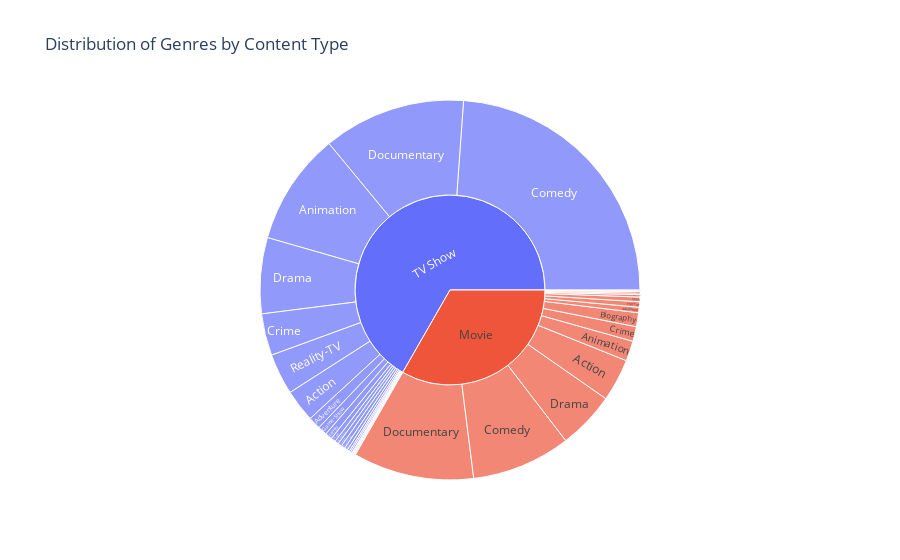

The notebook cell this image was saved under:
### Markdown cell above
- Plot the sunburst chart for the distribution of genres by content type. (Use plotly library).

### Code cell
sunburst_data = df.groupby(['type', 'genres']).size().reset_index(name='counts')
fig = px.sunburst(sunburst_data, path=['type', 'genres'], values='counts', title='Distribution of Genres by Content Type')
fig.show()

### Figure 1 — Plotly figure (JSON) as saved in the notebook; plotly's stock layout.template omitted (floating-point values rounded to 4 significant figures)
{"data": [{"branchvalues": "total", "domain": {"x": [0, 1], "y": [0, 1]}, "hovertemplate": "labels=%{label}<br>counts=%{value}<br>parent=%{parent}<br>id=%{id}<extra></extra>", "ids": ["Movie/Action", "Movie/Adventure", "Movie/Animation", "Movie/Biography", "Movie/Comedy", "Movie/Crime", "Movie/Documentary", "Movie/Drama", "Movie/Family", "Movie/Fantasy", "Movie/Horror", "Movie/Mystery", "Movie/Sci-Fi", "Movie/Short", "Movie/Thriller", "TV Show/Action", "TV Show/Adventure", "TV Show/Animation", "TV Show/Biography", "TV Show/Comedy", "TV Show/Crime", "TV Show/Documentary", "TV Show/Drama", "TV Show/Family", "TV Show/Fantasy", "TV Show/Game-Show", "TV Show/History", "TV Show/Horror", "TV Show/Music", "TV Show/Musical", "TV Show/Mystery", "TV Show/Reality-TV", "TV Show/Romance", "TV Show/Sci-Fi", "TV Show/Short", "TV Show/Sport", "TV Show/Talk-Show", "TV Show/Thriller", "Movie", "TV Show"], "labels": ["Action", "Adventure", "Animation", "Biography", "Comedy", "Crime", "Documentary", "Drama", "Family", "Fantasy", "Horror", "Mystery", "Sci-Fi", "Short", "Thriller", "Action", "Adventure", "Animation", "Biography", "Comedy", "Crime", "Documentary", "Drama", "Family", "Fantasy", "Game-Show", "History", "Horror", "Music", "Musical", "Mystery", "Reality-TV", "Romance", "Sci-Fi", "Short", "Sport", "Talk-Show", "Thriller", "Movie", "TV Show"], "name": "", "parents": ["Movie", "Movie", "Movie", "Movie", "Movie", "Movie", "Movie", "Movie", "Movie", "Movie", "Movie", "Movie", "Movie", "Movie", "Movie", "TV Show", "TV Show", "TV Show", "TV Show", "TV Show", "TV Show", "TV Show", "TV Show", "TV Show", "TV Show", "TV Show", "TV Show", "TV Show", "TV Show", "TV Show", "TV Show", "TV Show", "TV Show", "TV Show", "TV Show", "TV Show", "TV Show", "TV Show", "", ""], "type": "sunburst", "values": [55.0, 7.0, 26.0, 18.0, 128.0, 19.0, 156.0, 74.0, 2.0, 1.0, 7.0, 2.0, 1.0, 6.0, 3.0, 42.0, 16.0, 145.0, 5.0, 362.0, 54.0, 184.0, 98.0, 9.0, 3.0, 12.0, 1.0, 5.0, 4.0, 1.0, 1.0, 53.0, 1.0, 1.0, 6.0, 2.0, 5.0, 2.0, 505.0, 1012.0]}], "layout": {"legend": {"tracegroupgap": 0}, "title": {"text": "Distribution of Genres by Content Type"}}}
